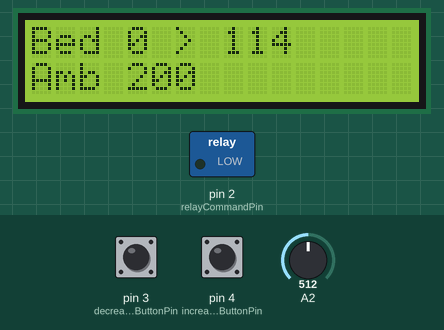
This sketch was run on a simulated Arduino Uno, built for the host (arithmetic inside an expression is 32-bit, double 64-bit). Parts: 16×2 character LCD, switched loads named in the sketch (green lamp = pin HIGH). The test bench sets the inputs (shaded band); at power-on: A2 = 512, pin 3 (decreaseTempButtonPin) LOW, pin 4 (increaseTempButtonPin) LOW.

Above: at 1.2 s.
1.3 s: A2 set to 716
At 1.44 s:
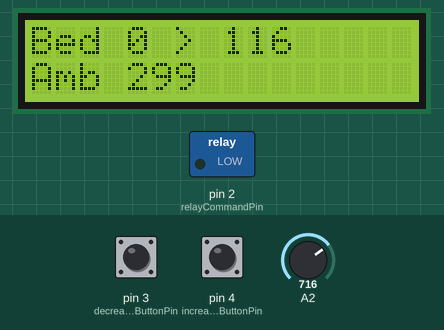
2.8 s: A2 set to 900
At 3.14 s:
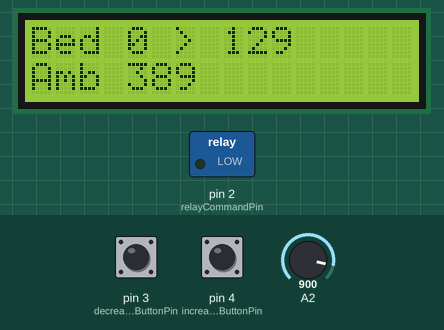
4.3 s: pin 3 (decreaseTempButtonPin) pulled HIGH for 1 s
At 4.93 s:
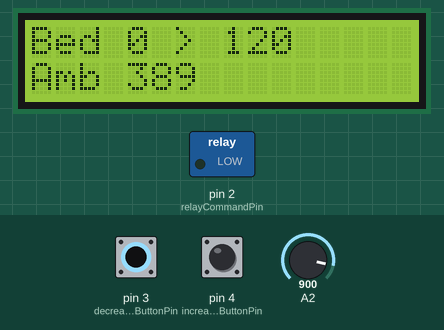
6.8 s: pin 3 (decreaseTempButtonPin) pulled HIGH for 0.15 s
At 7.39 s:
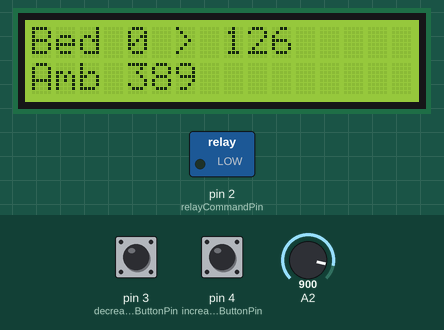
9.1 s: A2 set to 1023
At 9.24 s:
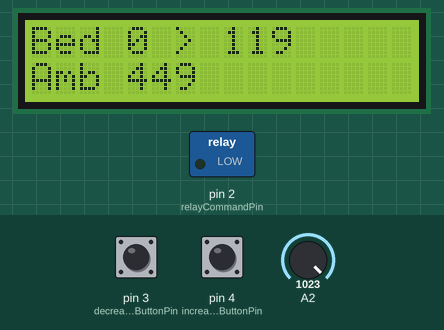

The sketch:

thermostarduino.pde
```cpp
// (licence header left out)
/*
   libraries
*/
#include <WString.h>
#include <LiquidCrystal.h>
#include <Bounce.h>
// #include <EEPROM.h>

/*
   setting pins
*/
const int relayCommandPin = 2;         // out
const int decreaseTempButtonPin = 3;   // in
const int increaseTempButtonPin = 4;   // in

const int TMP36Pin = 2;        // in
const int thermistorPin = 0;   // in

/*
   lcd init & string vars
*/
LiquidCrystal lcd (7,8,9,10,11,12);

String firstLCDLine;
String secondLCDLine;

/*
   bounce init
*/
Bounce increaseTempButton = Bounce (increaseTempButtonPin, 5);
Bounce decreaseTempButton = Bounce (decreaseTempButtonPin, 5);

/*
   temperatures vars
*/
int targetTemp = 105;
int oldTargetTemp;

const int maximumTemp = 130;
const int minimumTemp = 10;

float currentTemperature;
float previousTemperature;

const int tempAddressIntoMemory = 0;

// delays for setting/reading target temperature
const int longDelayTime = 400;   // when a button get into continuous setting temperature mode
const int shortDelayTime = 100;   // delay between 2 increments or decrements (continuous setting mode)

/*
   relay vars (no to set relay all time long)
*/
const unsigned long relayTimer = 100000;
unsigned long relayCounter;


/*
   thermistor lookup table
   see http://www.reprap.org/wiki/Temperature_Sensor_2_0#Upload_firmware_to_Arduino
*/
#define NUMTEMPS 20

// Thermistor lookup table for RepRap Temperature Sensor Boards (http://make.rrrf.org/ts)
// Made with createTemperatureLookup.py (http://svn.reprap.org/trunk/reprap/firmware/Arduino/utilities/createTemperatureLookup.py)
// ./createTemperatureLookup.py --r0=100000 --t0=25 --r1=0 --r2=4700 --beta=4066 --max-adc=1023
// r0: 100000
// t0: 25
// r1: 0
// r2: 4700
// beta: 4066
// max adc: 1023

short temptable[NUMTEMPS][2] = {
   {1, 841},
   {54, 255},
   {107, 209},
   {160, 184},
   {213, 166},
   {266, 153},
   {319, 142},
   {372, 132},
   {425, 124},
   {478, 116},
   {531, 108},
   {584, 101},
   {637, 93},
   {690, 86},
   {743, 78},
   {796, 70},
   {849, 61},
   {902, 50},
   {955, 34},
   {1008, 3}
};

void setup ()
{
   pinMode (relayCommandPin, OUTPUT);
   lcd.begin(16, 2);
   lcd.setCursor (0, 0);
   lcd.print ("Init...");
   //targetTemp = EEPROM.read (tempAddressIntoMemory);
   //oldTargetTemp = targetTemp;
}

void loop ()
{
   setTargetTemperature ();
   setTemperatureAndRelay ();
}

void setTargetTemperature ()
{
   increaseTempButton.update ();
   if (increaseTempButton.read () == LOW && targetTemp < maximumTemp)
   {
      targetTemp += 1;
      displayTemperaturesInformation ();
      delay (longDelayTime);
      increaseTempButton.update ();
      while (increaseTempButton.read () == LOW && targetTemp < maximumTemp)
      {
         targetTemp += 1;
         displayTemperaturesInformation ();
         delay (shortDelayTime);
         increaseTempButton.update ();
      }
   }

   decreaseTempButton.update ();
   if (decreaseTempButton.read () == LOW && targetTemp > minimumTemp)
   {
      targetTemp -= 1;
      displayTemperaturesInformation ();
      delay (longDelayTime);
      decreaseTempButton.update ();
      while (decreaseTempButton.read () == LOW && targetTemp > minimumTemp)
      {
         targetTemp -= 1;
         displayTemperaturesInformation ();
         delay (shortDelayTime);
         decreaseTempButton.update ();
      }
   }
}

void setTemperatureAndRelay ()
{
   relayCounter ++;

   if (relayCounter == relayTimer)
   {
      relayCounter = 0;

      currentTemperature = getThermistanceTemperature (thermistorPin);

      if (currentTemperature >= targetTemp)
      {
         digitalWrite (relayCommandPin, LOW);
      }
      else
      {
         digitalWrite (relayCommandPin, HIGH);
      }

      if (currentTemperature != previousTemperature)
      {
         previousTemperature = currentTemperature;
      }

      displayTemperaturesInformation ();

      //    if (oldTargetTemp != targetTemp)
      //    {
      //       EEPROM.write (tempAddressIntoMemory, targetTemp);
      //       oldTargetTemp = targetTemp;
      //    }

   }
}

void displayTemperaturesInformation ()
{
   firstLCDLine = "Bed ";
   firstLCDLine.append (int(currentTemperature));
   firstLCDLine.append (" > ");
   firstLCDLine.append (targetTemp);
   if (digitalRead (relayCommandPin) == HIGH)
   {
      firstLCDLine.append (" *  ");
   }
   else
   {
      firstLCDLine.append ("    ");
   }
   lcd.setCursor (0, 0);
   lcd.print (firstLCDLine);

   secondLCDLine = "Amb ";
   secondLCDLine.append (int(getTMP36Temperature (TMP36Pin)));
   lcd.setCursor (0, 1);
   lcd.print (secondLCDLine);
}

float getTMP36Temperature (int pin)
{
   float temp = analogRead (pin) * .004882814;
   temp = (temp - .5) * 100;
   return temp;
}

int getThermistanceTemperature (int pin)
{
   // see http://www.reprap.org/wiki/Temperature_Sensor_2_0#Upload_firmware_to_Arduino
   int rawtemp = analogRead (pin);
   int current_celsius = 0;

   byte i;
   for (i=1; i<NUMTEMPS; i++)
   {
      if (temptable[i][0] > rawtemp)
      {
         int realtemp  = temptable[i-1][1] + (rawtemp - temptable[i-1][0]) * (temptable[i][1] - temptable[i-1][1]) / (temptable[i][0] - temptable[i-1][0]);
         if (realtemp > 255)
         {
            realtemp = 255;
         }
         current_celsius = realtemp;
         break;
      }
   }

   // Overflow: We just clamp to 0 degrees celsius
   if (i == NUMTEMPS)
   {
      current_celsius = 0;
   }

   return current_celsius;
}
```
